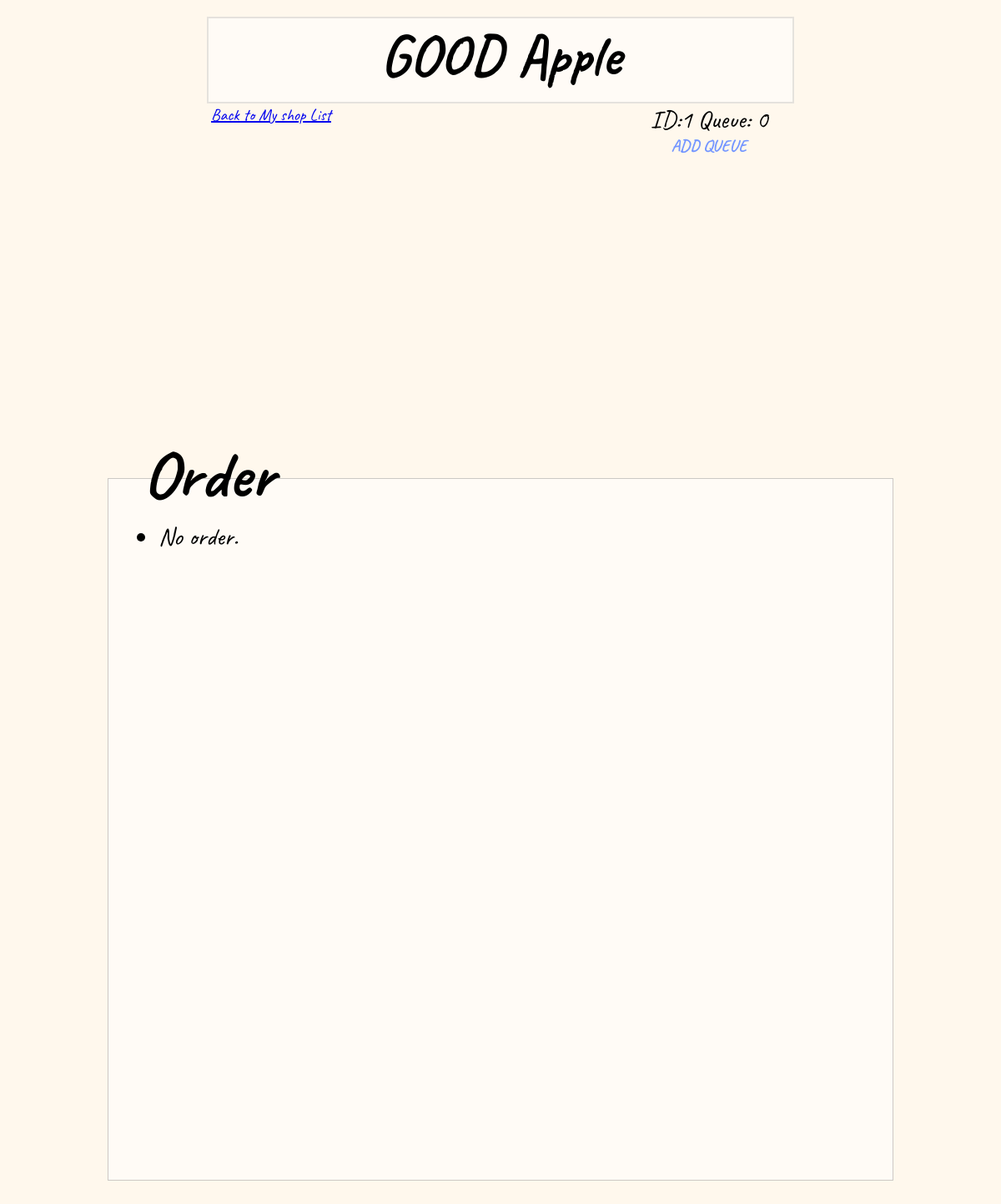
The page /myshop/shop/1/ on the database as committed earlier.
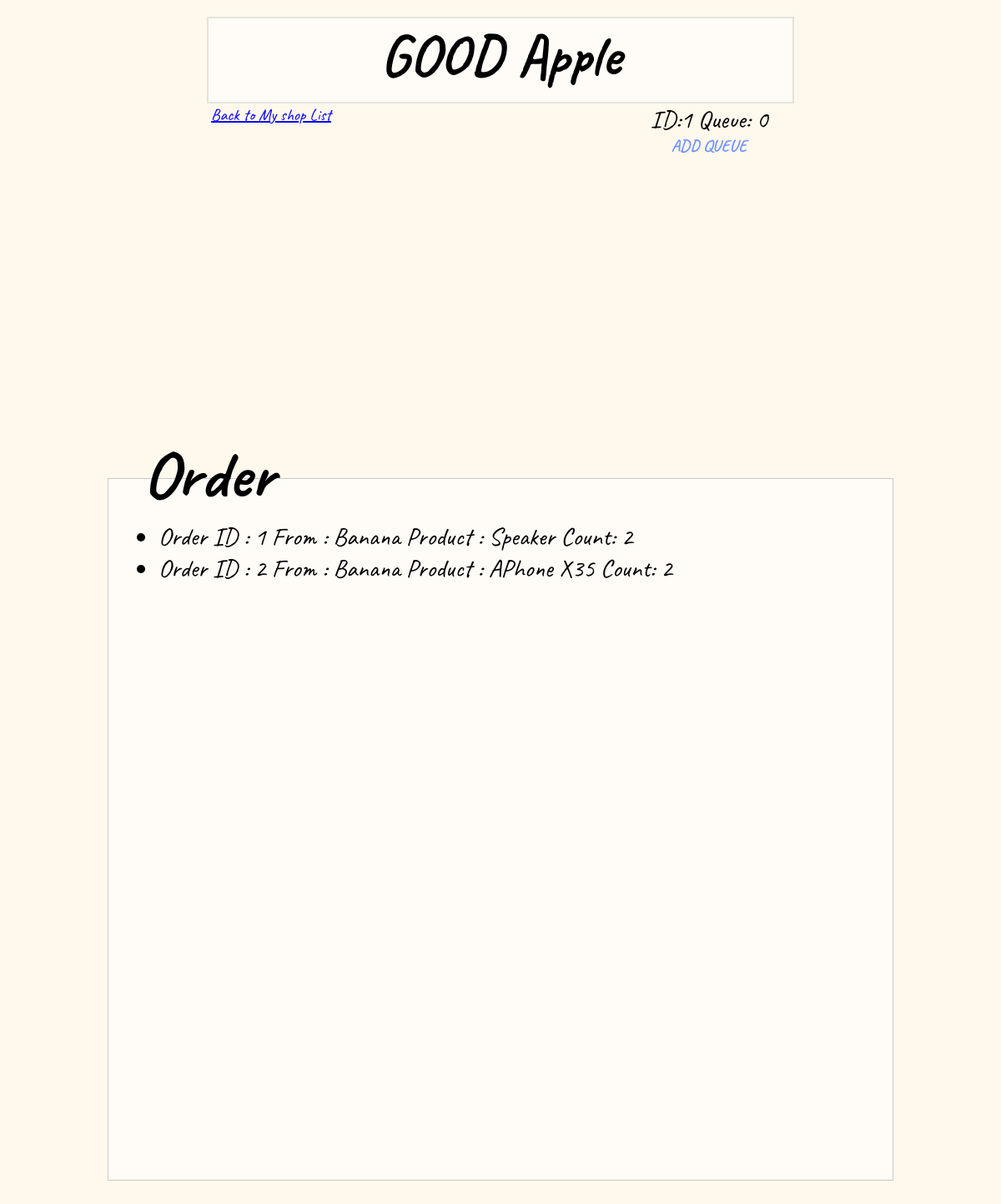
The same page on the database as committed later.
### myshop/models.py (models this page shows, shortened)
class MyOrder(models.Model):
    customer = models.ForeignKey(Profile, on_delete=models.CASCADE, null=True , related_name="order")
    shop = models.ForeignKey(shop_detail, on_delete=models.CASCADE, null=True , related_name="myorder")
    prod = models.ForeignKey(product, on_delete=models.CASCADE, null=True , related_name="ordered")
    count = models.IntegerField(default = 1)

class product(models.Model):
    shop = models.ForeignKey(shop_detail, on_delete=models.CASCADE, related_name = "prod", null=True)
    product_name = models.CharField(max_length=64)
    price = models.DecimalField(null=True, decimal_places=2, max_digits=8)
    product_im = models.ImageField(upload_to='images/')
    count = models.IntegerField(null=True)
    def __str__(self):
        return f"{self.product_name}"

### customer/models.py (models this page shows)
class Profile(models.Model):
    customer = models.ForeignKey(User, related_name="profile", on_delete=models.CASCADE, unique=True)
    address = models.CharField(max_length=150, null=True, blank=True)
    city = models.CharField(max_length=40, null=True, blank=True)
    state = models.CharField(max_length=40, null=True, blank=True)
    zip = models.IntegerField(null=True, blank=True)
    phone = models.IntegerField(null=True, blank=True)
    def __str__(self):
        return f"{self.customer}"

### myshop/views.py (the view)
# urls.py: path('shop/<int:shop_id>/', views.shop, name='myshop'),
def shop(request, shop_id):
    s = shop_detail.objects.get(pk=shop_id)
    user = User.objects.get(username=s.seller_id)
    seller = seller_detail.objects.get(sname = user)
    order = od.objects.filter(shop = s)
    queue = s.addqueue.filter()
    if not queue.exists():
        queue = 'none'
    else:
        queue = (s.addqueue.get()).round_queue
    return render(request, "myshop/shop.html", {"shop" : s, "seller":seller.id, "order":order, "queue":queue,})

### seller/models.py (called while the page is built)
    def __str__(self):
        return f"{self.sname}"

### myshop/templates/myshop/shop.html (shortened to what this page needs)
{% extends "myshop/layout_shop.html" %}
{% block body%}
<div>
    <a href= "{% url 'myshop_index' seller %}" class="backtolist"><u>Back to My shop List</u></a>
    <h1>{{ shop.name }}</h1>
    <p>ID:{{ shop.id }} Queue: {{ queue }}</p>
    <div class="queue">
        <a href="{% url 'queue' shop.id %}" class="addqueue">ADD QUEUE</a>
    </div>
    <table>
        <tr>
            <th width="60%" ID="firstcell"><div class="myproductpic"><a href="{% url 'product' shop.id %}"><div class="invibox4"></div></a></div><br><br>
                <table><tr>
                    <th><div class="editpic"><a href="{% url 'edit' shop.id%}"><div class="invibox2"></div></a></div></th>
                    <th><div class="myreviewpic"><a href="{% url 'myreview' shop.id%}"><div class="invibox3"></div></a></th>
                </tr>
                </table>
            </th>
            <th class="myshoppic"><a href="{% url 'myshop_index' seller%}"><div class="invibox"></div></a></th>
        </tr>
    </table>
    <h2>Order</h2>
    <div class="orderbox">
        <ul class="orderlist">
            {% for o in order %}
            <li>
                Order ID : {{o.id}} From : {{o.customer}} Product : {{o.prod}} Count: {{o.count}}
            </li>
            {% empty %}
            <li>No order.</li>
            {% endfor %}<br><br>
        </ul> </div>
    </div>
    <br><br>
{% endblock %}

Rows that differ between the two databases and show on the page:
added MyOrder: id "1", customer "Banana", prod "Speaker", count "2"
added MyOrder: id "2", customer "Banana", prod "APhone X35", count "2"
Other text that changed with them:
text no longer shown: "No order."
